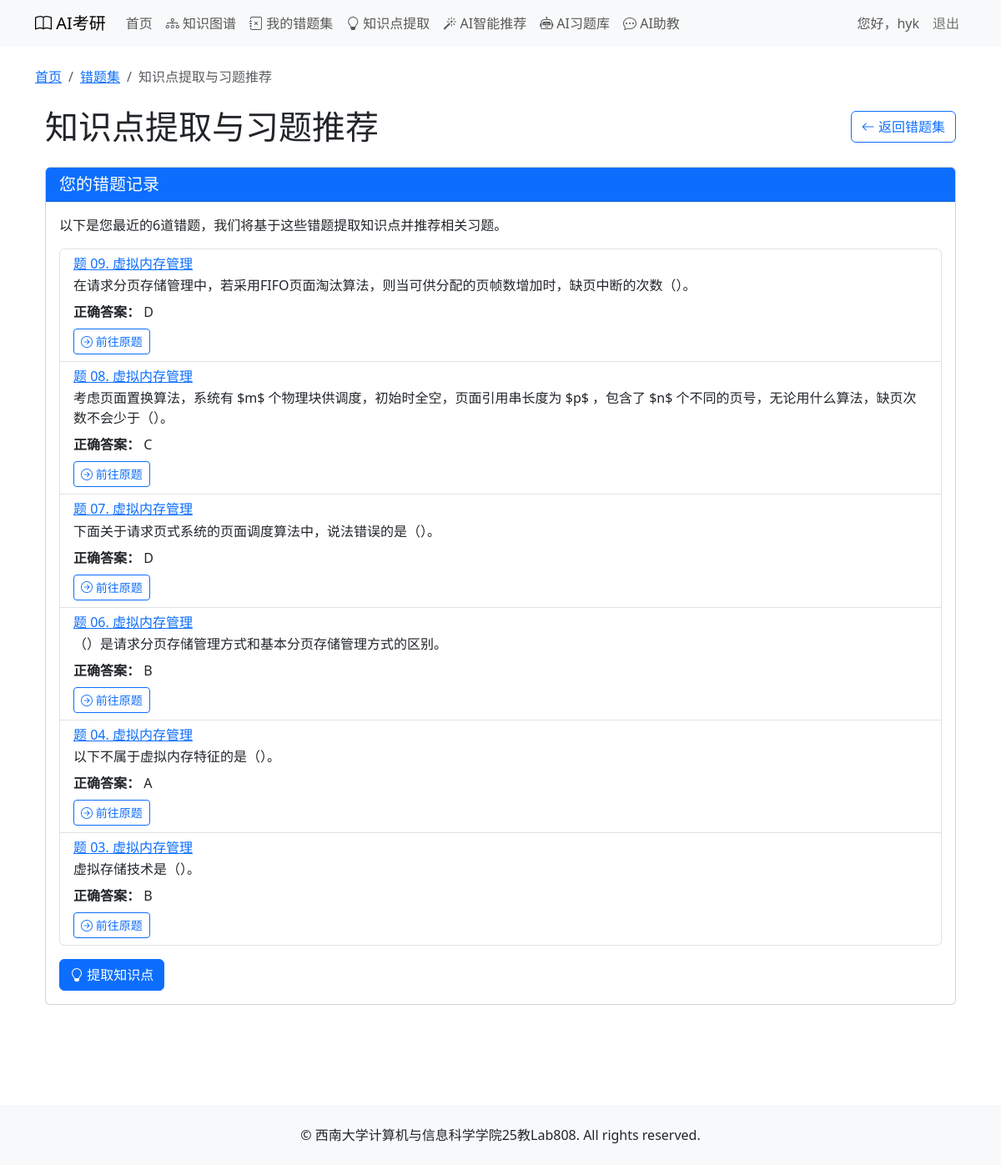
The page /courses/extract_knowledge/ (signed in) on the database its author committed.
### courses/models.py (models this page shows, shortened)
class UserMistakeCollection(models.Model):
    user = models.ForeignKey(User, on_delete=models.CASCADE, related_name='mistake_collections', verbose_name='用户')
    exercise = models.ForeignKey(Exercise, on_delete=models.CASCADE, related_name='in_mistake_collections', verbose_name='习题')
    added_at = models.DateTimeField(auto_now_add=True, verbose_name='添加时间')
    last_attempt_at = models.DateTimeField(null=True, blank=True, verbose_name='最后一次尝试时间')
    attempt_count = models.IntegerField(default=0, verbose_name='尝试次数')
    correct_count = models.IntegerField(default=0, verbose_name='正确次数')
    last_wrong_answer = models.CharField(max_length=200, blank=True, null=True, verbose_name='最近一次错误答案')
    notes = models.TextField(blank=True, verbose_name='笔记')
    class Meta:
        verbose_name = '用户错题集'
        verbose_name_plural = verbose_name
        unique_together = ['user', 'exercise']
        ordering = ['-added_at']

class Exercise(models.Model):
    TYPES = (
        ('single', '单项选择题'),
        ('multiple', '多项选择题'),
        ('comprehensive', '综合题'),
    )
    section = models.ForeignKey(Section, on_delete=models.CASCADE, related_name='exercises', verbose_name='所属小节')
    type = models.CharField(max_length=20, choices=TYPES, verbose_name='题目类型')
    number = models.CharField(max_length=10, verbose_name='题号')  # 如01, 02等
    content = models.TextField(verbose_name='题目内容')
    options = models.JSONField(null=True, blank=True, verbose_name='选项')  # 用于选择题的选项
    answer = models.CharField(max_length=200, verbose_name='答案')
    explanation = models.TextField(verbose_name='解析')
    order = models.IntegerField(default=0, verbose_name='排序')
    knowledge_points = models.ManyToManyField(Knowledge, through='ExerciseKnowledge', related_name='related_exercises', verbose_name='相关知识点')
    class Meta:
        verbose_name = '习题'
        verbose_name_plural = verbose_name
        ordering = ['order', 'number']

class Section(models.Model):
    SECTION_TYPES = (
        ('content', '内容小节'),
        ('introduction', '章节介绍'),
        ('summary', '章节小结'),
        ('faq', '常见问题/疑难点'),
        ('other', '其他'),
    )
    chapter = models.ForeignKey(Chapter, on_delete=models.CASCADE, related_name='sections', verbose_name='所属章节')
    number = models.CharField(max_length=10, verbose_name='小节号')  # 如1.1, 1.2等
    title = models.CharField(max_length=200, verbose_name='小节标题')
    section_type = models.CharField(max_length=20, choices=SECTION_TYPES, default='content', verbose_name='小节类型')
    content = models.TextField(blank=True, verbose_name='小节内容 (Markdown)')
    class Meta:
        verbose_name = '小节'
        verbose_name_plural = verbose_name
        ordering = ['number']

### courses/views.py (the view)
# urls.py: path('extract_knowledge/', views.extract_mistake_knowledge_points, name='extract_knowledge'),
@login_required
async def extract_mistake_knowledge_points(request):
    user_id = await sync_to_async(lambda: request.user.id)()
    if request.method == 'GET':
        mistakes = await sync_to_async(list)(UserMistakeCollection.objects.filter(
            user_id=user_id
        ).select_related(
            'exercise', 'exercise__section', 'exercise__section__chapter'
        ).order_by('-added_at')[:10])  # 最近10道错题
        context = {
            'mistakes': mistakes,
            'extracted_knowledge': None,
            'generated_exercises': None,
            'error_message': None
        }
        return render(request, 'courses/extract_knowledge.html', context)
    elif request.method == 'POST':
        try:
            action = request.POST.get('action')
            mistakes = await sync_to_async(list)(UserMistakeCollection.objects.filter(
                user_id=user_id
            ).select_related(
                'exercise', 'exercise__section', 'exercise__section__chapter'
            ).order_by('-added_at')[:10])  # 最近10道错题
            if action == 'extract_knowledge':
                extracted_knowledge = await _extract_knowledge_from_mistakes_async(mistakes)
                context = {
                    'mistakes': mistakes,
                    'extracted_knowledge': extracted_knowledge,
                    'generated_exercises': None
                }
                return render(request, 'courses/extract_knowledge.html', context)
            elif action == 'generate_exercises':
                selected_knowledge = request.POST.getlist('selected_knowledge')
                if not selected_knowledge:
                    raise ValueError("请至少选择一个知识点")
                from django.contrib.auth import get_user_model
                User = get_user_model()
                user = await sync_to_async(User.objects.get)(id=user_id)
                generated_exercises = await _generate_exercises_from_knowledge_async(selected_knowledge, user)
                extracted_knowledge = await _extract_knowledge_from_mistakes_async(mistakes)
                context = {
                    'mistakes': mistakes,
                    'extracted_knowledge': extracted_knowledge,
                    'generated_exercises': generated_exercises
                }
                return render(request, 'courses/extract_knowledge.html', context)
            else:
                raise ValueError("未知的操作类型")
        except Exception as e:
            context = {
                'mistakes': mistakes if 'mistakes' in locals() else [],
                'error_message': f'处理错误: {str(e)}',
                'extracted_knowledge': None,
                'generated_exercises': None
            }
            return render(request, 'courses/extract_knowledge.html', context)

### courses/templates/courses/extract_knowledge.html (shortened to what this page needs)
{% extends 'courses/base.html' %}
{% load static %}
{% block content %}
<nav aria-label="breadcrumb">
    <ol class="breadcrumb">
        <li class="breadcrumb-item"><a href="{% url 'courses:index' %}">首页</a></li>
        <li class="breadcrumb-item"><a href="{% url 'courses:mistake_collection' %}">错题集</a></li>
        <li class="breadcrumb-item active">知识点提取与习题推荐</li>
    </ol>
</nav>
<div class="container my-4">
    <div class="row">
        <div class="col-md-12">
            <div class="d-flex justify-content-between align-items-center mb-4">
                <h1 class="mb-0">知识点提取与习题推荐</h1>
                <a href="{% url 'courses:mistake_collection' %}" class="btn btn-outline-primary">
                    <i class="bi bi-arrow-left"></i> 返回错题集
                </a>
            </div>
            <div class="card mb-4">
                <div class="card-header bg-primary text-white">
                    <h5 class="card-title mb-0">您的错题记录</h5>
                </div>
                <div class="card-body">
                    {% if mistakes %}
                        <p class="card-text">以下是您最近的{{ mistakes|length }}道错题，我们将基于这些错题提取知识点并推荐相关习题。</p>
                        <div class="list-group">
                            {% for mistake in mistakes %}
                            <div class="list-group-item">
                                <h6 class="mb-1">
                                    <a href="{% url 'courses:section_exercises' mistake.exercise.section.id %}?scroll_to_exercise={{ mistake.exercise.id }}" class="text-primary">
                                        题 {{ mistake.exercise.number }}. {{ mistake.exercise.section.title }}
                                    </a>
                                </h6>
                                <div class="mb-2">{{ mistake.exercise.content|safe }}</div>
                                <div><strong>正确答案：</strong> {{ mistake.exercise.answer }}</div>
                                <div class="mt-2">
                                    <a href="{% url 'courses:section_exercises' mistake.exercise.section.id %}?scroll_to_exercise={{ mistake.exercise.id }}" class="btn btn-sm btn-outline-primary">
                                        <i class="bi bi-arrow-right-circle"></i> 前往原题
                                    </a>
                                </div>
                            </div>
                            {% endfor %}
                        </div>
                        <form method="post" class="mt-3">
                            <button type="submit" class="btn btn-primary" id="extractKnowledgeBtn">
                                <i class="bi bi-lightbulb"></i> 提取知识点
                            </button>
                        </form>
                    {% else %}
                        <div class="alert alert-info">
                            您还没有错题记录。请先尝试一些习题，我们将根据您的做题情况提供个性化推荐。
                        </div>
                    {% endif %}
                </div>
            </div>
        </div>
    </div>
</div>
{% endblock %}

### courses/templates/courses/base.html (shortened to what this page needs)
<!DOCTYPE html>
<html lang="zh-hans">
<head>
    <link href="https://cdn.bootcdn.net/ajax/libs/twitter-bootstrap/5.3.0/css/bootstrap.min.css" rel="stylesheet">
    <link href="https://cdn.bootcdn.net/ajax/libs/bootstrap-icons/1.10.0/font/bootstrap-icons.min.css" rel="stylesheet">
</head>
<body>
    <nav class="navbar navbar-expand-lg navbar-light bg-light">
        <div class="container">
            <a class="navbar-brand" href="{% url 'courses:index' %}">
                <i class="bi bi-book"></i> AI考研
            </a>
            <div class="collapse navbar-collapse" id="navbarNav">
                <ul class="navbar-nav">
                    <li class="nav-item">
                        <a class="nav-link" href="{% url 'courses:index' %}">首页</a>
                    </li>
                    {% if user.is_authenticated %}
                    <li class="nav-item">
                        <a class="nav-link" href="{% url 'courses:knowledge_graph' %}" target="_blank">
                            <i class="bi bi-diagram-3"></i> 知识图谱
                        </a>
                    </li>
                    <li class="nav-item">
                        <a class="nav-link" href="{% url 'courses:mistake_collection' %}" target="_blank">
                            <i class="bi bi-journal-x"></i> 我的错题集
                        </a>
                    </li>
                    <li class="nav-item">
                        <a class="nav-link" href="{% url 'courses:extract_knowledge' %}" target="_blank">
                            <i class="bi bi-lightbulb"></i> 知识点提取
                        </a>
                    </li>
                    <li class="nav-item">
                        <a class="nav-link" href="{% url 'courses:ai_recommend' %}" target="_blank">
                            <i class="bi bi-magic"></i> AI智能推荐
                        </a>
                    </li>
                    <li class="nav-item">
                        <a class="nav-link" href="{% url 'courses:my_ai_exercises' %}" target="_blank">
                            <i class="bi bi-robot"></i> AI习题库
                        </a>
                    </li>
                    <li class="nav-item">
                        <a class="nav-link" href="#" id="ai-assistant-btn">
                            <i class="bi bi-chat-dots"></i> AI助教
                        </a>
                    </li>
                    {% endif %}
                </ul>
                <ul class="navbar-nav ms-auto">
                    {% if user.is_authenticated %}
                    <li class="nav-item">
                        <span class="nav-link">您好，{{ user.username }}</span>
                    </li>
                    <li class="nav-item">
                        <form method="post" action="{% url 'logout' %}" class="d-inline">
                            <button type="submit" class="btn btn-link nav-link">退出</button>
                        </form>
                    </li>
                    {% endif %}
                </ul>
            </div>
        </div>
    </nav>
    <main class="container py-4">
        {% block content %}
        {% endblock %}
    </main>
    <footer class="bg-light py-4 mt-5">
        <div class="container text-center">
            <p class="mb-0">© 西南大学计算机与信息科学学院25教Lab808. All rights reserved.</p>
        </div>
    </footer>
</body>
</html>

### courses/templates/courses/base.html (style rules this page uses)
.card { transition: transform 0.2s; margin-bottom: 20px; }
.btn-link.nav-link { padding: 0.5rem 1rem; background: none; border: none; text-decoration: none; color: rgba(0,0,0,.55); cursor: pointer; }

### rows shown on the page
UserMistakeCollection: exercise.number "09", exercise.section "虚拟内存管理", exercise.content "在请求分页存储管理中，若采用FIFO页面淘汰算法，则当可供分配的页帧数增加时，缺页中断的次数（）。", exercise.answer "D"
UserMistakeCollection: exercise.number "08", exercise.section "虚拟内存管理", exercise.content "考虑页面置换算法，系统有 $m$ 个物理块供调度，初始时全空，页面引用串长度为 $p$ ，包含了 $n$ 个不同的页号，无论用什么算法，缺页次数不会少于（）。", exercise.answer "C"
UserMistakeCollection: exercise.number "07", exercise.section "虚拟内存管理", exercise.content "下面关于请求页式系统的页面调度算法中，说法错误的是（）。", exercise.answer "D"
UserMistakeCollection: exercise.number "06", exercise.section "虚拟内存管理", exercise.content "（）是请求分页存储管理方式和基本分页存储管理方式的区别。", exercise.answer "B"
UserMistakeCollection: exercise.number "04", exercise.section "虚拟内存管理", exercise.content "以下不属于虚拟内存特征的是（）。", exercise.answer "A"
UserMistakeCollection: exercise.number "03", exercise.section "虚拟内存管理", exercise.content "虚拟存储技术是（）。", exercise.answer "B"

### other values the page prints
{{ user.username }} "hyk"
{{ mistakes|length }} "6"
